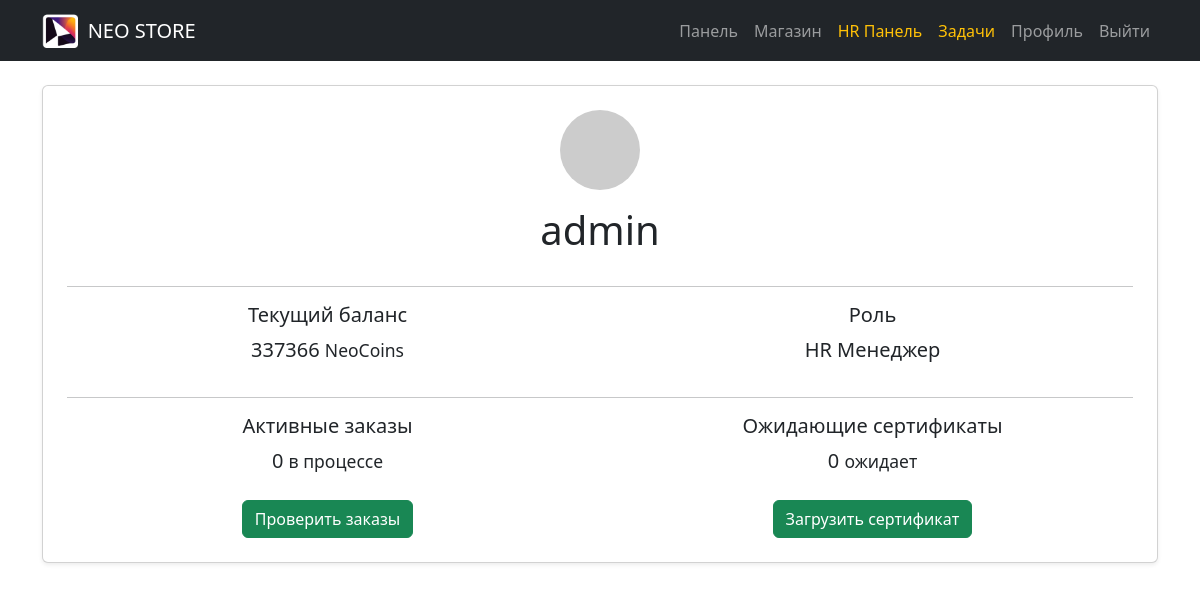
The page /user/profile/ (signed in) on the database as committed earlier.
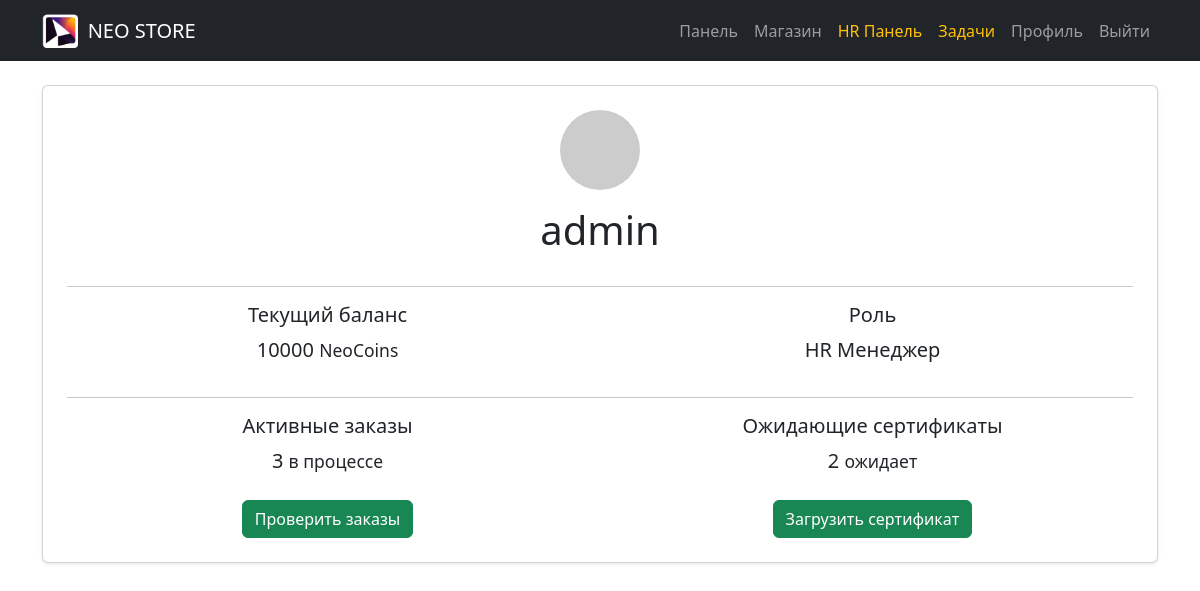
The same page on the database as committed later.
### home/models.py (models this page shows)
class User(AbstractUser):
    wallet = models.OneToOneField(Wallet, on_delete=models.CASCADE, verbose_name='Wallet', null=True, blank=True)
    date_birth = models.DateField(verbose_name='Date of birth', null=True)

class Wallet(models.Model):
    money = models.IntegerField(verbose_name='Money', default=0)

### home/views.py (the view)
# urls.py: path('user/profile/', views.UserProfileView.as_view(), name='user-profile'),
class UserProfileView(LoginRequiredMixin, DetailView):
    model = User
    context_object_name = 'user'
    template_name = 'home/user_detail.html'
    def get_object(self):
        return self.request.user
    def get_context_data(self, **kwargs):
        context = super().get_context_data(**kwargs)
        user = self.get_object()
        context["pending_certs"] = Certificate.objects.filter(user=user, state=False).count()
        context['active_orders'] = Order.objects.filter(user=user, state=False).count()
        return context

### home/templates/home/user_detail.html (shortened to what this page needs)
{% extends 'base.html' %}
{% block content %}
    <div class="card shadow-sm p-4">
        <div class="text-center">
            <img src="https://ui-avatars.com/api/?name={{ user.username }}&size=128" class="rounded-circle mb-3">
            <h1>{{ user.get_full_name|default:user.username }}</h1>
        </div>
        <hr>
        <div class="row text-center">
            <div class="col-md-6">
                <h5>Текущий баланс</h5>
                <p class="fs-5">{{ user.wallet.money }} <small>NeoCoins</small></p>
            </div>
            <div class="col-md-6">
                <h5>Роль</h5>
                <p class="fs-5">{% if user.is_superuser %}HR Менеджер{% else %}Сотрудник{% endif %}</p>
            </div>
        </div>
        <hr>
        <div class="row">
            <div class="col-md-6">
                <div class="text-center">
                    <h5>Активные заказы</h5>
                    <p class="fs-5">{{ active_orders }} <small>в процессе</small></p>
                    <a class="btn btn-success mt-2" href="{% url 'orders' %}">Проверить заказы</a>
                </div>
            </div>
            <div class="col-md-6">
                <div class="text-center">
                    <h5>Ожидающие сертификаты</h5>
                    <p class="fs-5">{{ pending_certs }} <small>ожидает</small></p>
                    <a class="btn btn-success mt-2" href="{% url 'upload-certificate' %}">Загрузить сертификат</a>
                </div>
            </div>
        </div>
    </div>
{% endblock %}

Rows that differ between the two databases and show on the page:
changed User "admin": wallet.money "337366" → "10000"
Other text that changed with them:
{{ active_orders }}: "0" → "3"
{{ pending_certs }}: "0" → "2"
